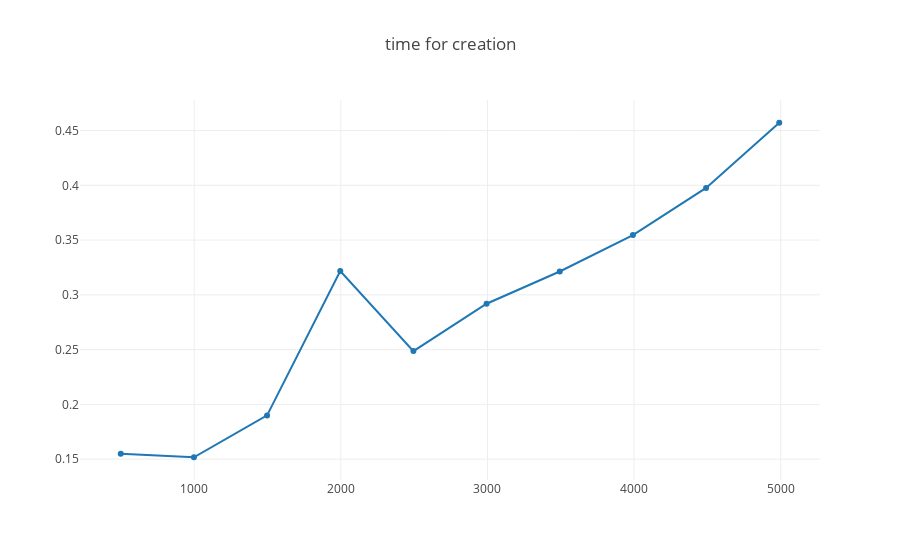

The notebook cell this image was saved under:
### Code cell
import plotly
from plotly.graph_objs import Scatter, Layout

plotly.offline.init_notebook_mode(connected=True)

plotly.offline.iplot({
    "data": [Scatter(x=sizeofword, y=duration)],
    "layout": Layout(title="time for creation"),
}, filename="tm_creation_time.html")

### Figure 1 — Plotly figure (JSON) as saved in the notebook; plotly's stock layout.template omitted (floating-point values rounded to 4 significant figures)
{"data": [{"type": "scatter", "x": [499, 998, 1497, 1996, 2495, 2994, 3493, 3992, 4491, 4990], "y": [0.1549, 0.1517, 0.1899, 0.3218, 0.2486, 0.2919, 0.3213, 0.3545, 0.3976, 0.4571]}], "layout": {"title": "time for creation"}}
